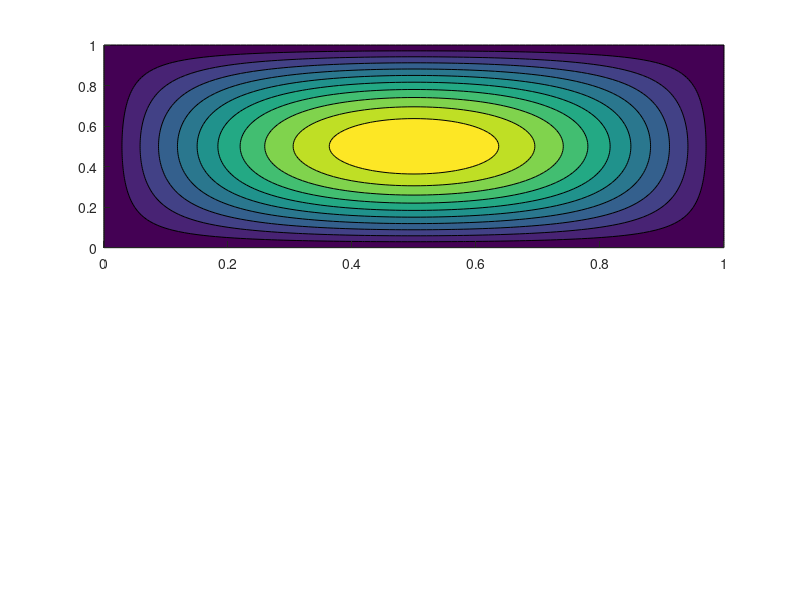

Source code (MATLAB): (Note: this script raises an error after producing the figure.)
n = 100;
x = linspace(0,1,n+1)';
[Y,X] = meshgrid(x,x);

f = @(x,y) sin(pi*x) .* sin(pi*y);

Z = f(X,Y);

subplot(2,1,1);contourf(X,Y,Z,'Edgecolor','none');
subplot(2,1,2);contourf(X,Y,Z);